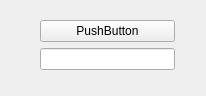
<?xml version="1.0" encoding="UTF-8"?>
<ui version="4.0">
 <class>Form</class>
 <widget class="QWidget" name="Form">
  <property name="geometry">
   <rect>
    <x>0</x>
    <y>0</y>
    <width>206</width>
    <height>96</height>
   </rect>
  </property>
  <property name="windowTitle">
   <string>Form</string>
  </property>
  <widget class="QWidget" name="verticalLayoutWidget">
   <property name="geometry">
    <rect>
     <x>40</x>
     <y>20</y>
     <width>135</width>
     <height>51</height>
    </rect>
   </property>
   <layout class="QVBoxLayout" name="verticalLayout">
    <item>
     <widget class="QPushButton" name="pushButton">
      <property name="text">
       <string>PushButton</string>
      </property>
     </widget>
    </item>
    <item>
     <widget class="QLineEdit" name="lineEdit"/>
    </item>
   </layout>
  </widget>
 </widget>
 <resources/>
 <connections/>
</ui>
